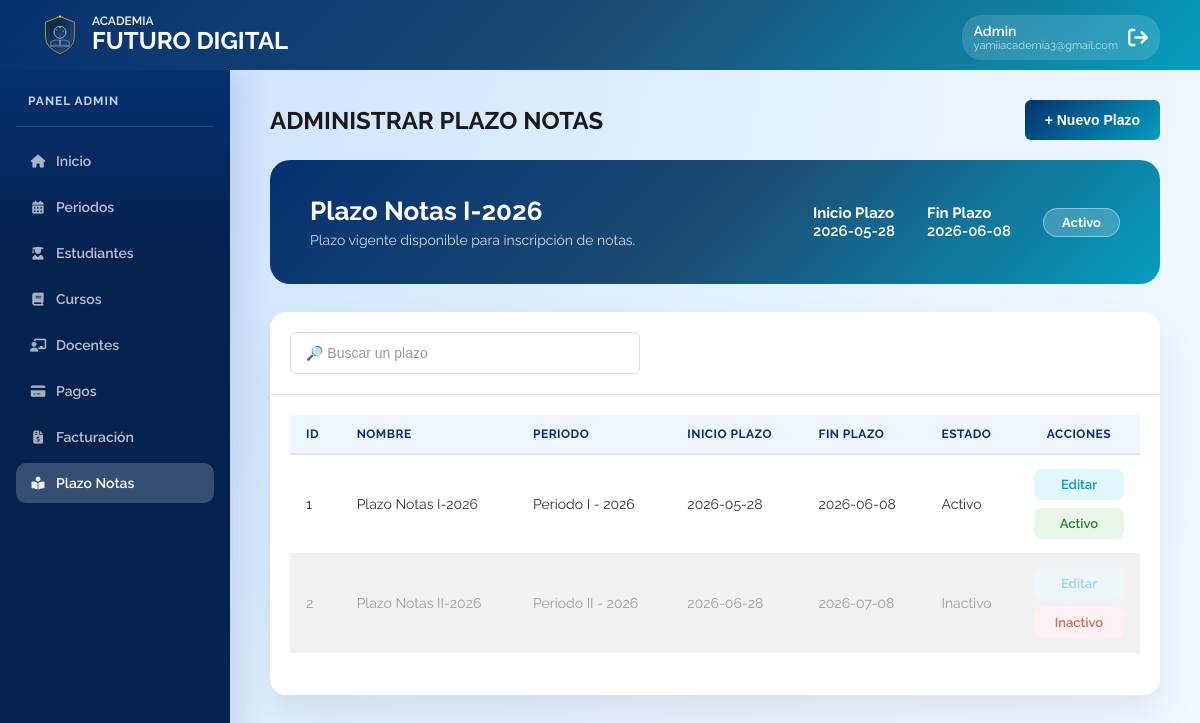
Page /admin-plazo.php (signed in) on the earlier database version.
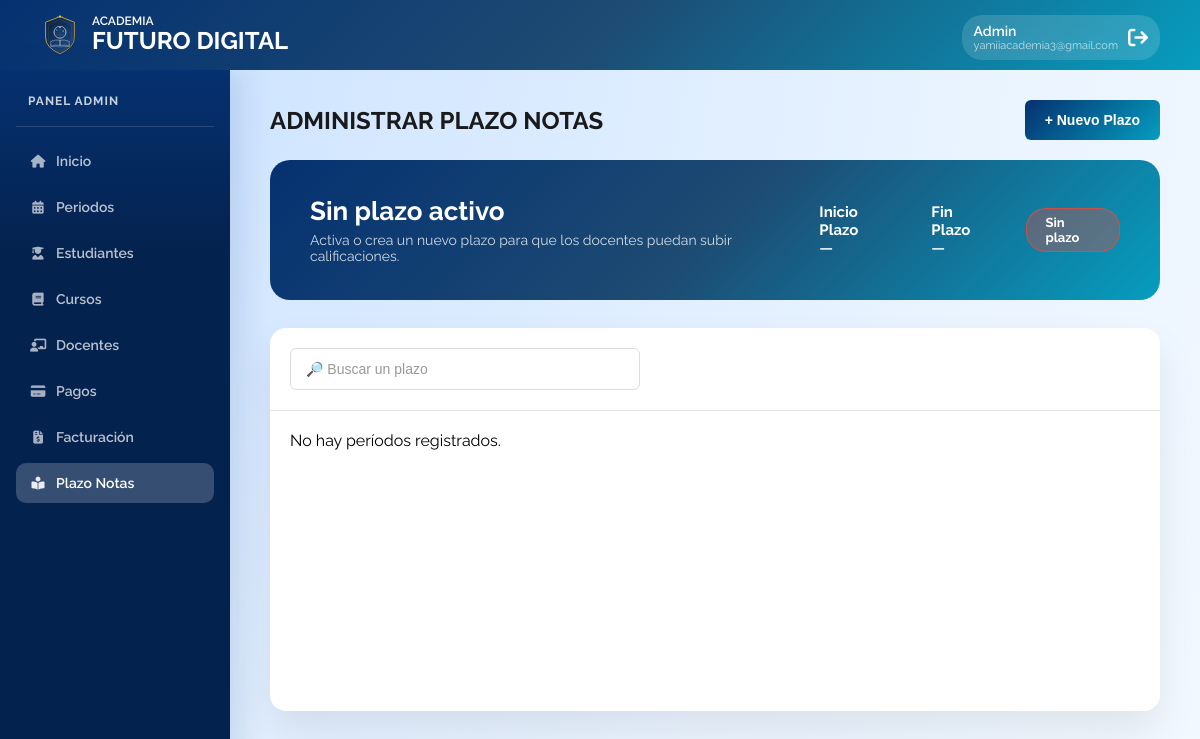
Same page on the later database version.
### tables this page shows
CREATE TABLE `PlazoNotas` (
    `id` int PRIMARY KEY NOT NULL AUTO_INCREMENT,
    `idPeriodo` int NOT NULL,
    `nombre` varchar(100) NOT NULL,
    `plazoInicio` date NOT NULL,
    `plazoFin` date NOT NULL,
    `estado` tinyint(1) DEFAULT '0',
    CONSTRAINT `fk_plazo_periodo` FOREIGN KEY (`idPeriodo`) REFERENCES `PeriodoInscripcion` (`id`)
);

CREATE TABLE `PeriodoInscripcion` (
    `id` int PRIMARY KEY NOT NULL AUTO_INCREMENT,
    `nombre` varchar(100) NOT NULL,
    `fechaInicio` date NOT NULL,
    `fechaFin` date NOT NULL,
    `fechaInicioCiclo` DATE NOT NULL,
    `fechaFinCiclo` DATE NOT NULL,
    `estado` tinyint(1) DEFAULT '0'
);

### admin-plazo.php (the view, shortened to what this page needs)
<?php
include('includes/conexion.php');
$columnasPlazo = [];
$resColumnas = mysqli_query($conexion, "SHOW COLUMNS FROM plazoNotas");
if ($resColumnas) {
    while ($columna = mysqli_fetch_assoc($resColumnas)) {
        $columnasPlazo[] = $columna['Field'];
    }
}
$tienePlazo = in_array('plazoInicio', $columnasPlazo, true) && in_array('plazoFin', $columnasPlazo, true);
$selectPlazo = $tienePlazo ? ', plazoInicio, plazoFin' : ", NULL AS plazoInicio, NULL AS plazoFin";
$sql_activo = "SELECT idPeriodo, nombre, plazoInicio, plazoFin, estado $selectPlazo
               FROM plazoNotas
               WHERE estado = 1
               LIMIT 1";
$result_activo = mysqli_query($conexion, $sql_activo);
$plazo_activo = mysqli_fetch_assoc($result_activo);
?>
<!DOCTYPE html>
<html lang="es">
<head>
    <link rel="stylesheet" href="https://cdnjs.cloudflare.com/ajax/libs/font-awesome/6.4.0/css/all.min.css">
    <link rel="stylesheet" href="css/stylesAdmin.css">
</head>
<body class="raleway-all">
    <header class="header">
        <div class="logo">
            <img src="img/logo.svg" alt="Logo Academia Futuro Digital" class="logo">
            <div class="logo-text">
                <span class="logo-small">ACADEMIA</span>
                <span class="logo-big">FUTURO DIGITAL</span>
            </div>
        </div>
        <nav class="nav">
            <a href="./admin-inicio.php" class="btn-nav">Inicio</a>
            <a href="./admin-periodos.php" class="btn-nav">Periodos</a>
            <a href="./admin-estudiantes.php" class="btn-nav">Estudiantes</a>
            <a href="./admin-cursos.php" class="btn-nav">Cursos</a>
            <a href="./admin-docentes.php" class="btn-nav">Docentes</a>
            <a href="./admin-pagos.php" class="btn-nav">Pagos</a>
            <a href="./admin-facturacion.php" class="btn-nav">Facturación</a>
            <a href="./admin-plazo.php" class="btn-nav active">Plazo Notas</a>
            <a href="includes/logout.php" style="text-decoration:none;">
                <div class="user-profile">
                    <div class="user-info">
                        <span class="user-role">Admin</span>
                        <span class="user-email"><?php echo $_SESSION["usuario"]; ?></span>
                    </div>
                    <i class="fas fa-arrow-right-from-bracket logout-icon"></i>
                </div>
            </a>
        </nav>
    </header>
    <main class="main">
        <div class="page-header">
            <h1 class="titulo">ADMINISTRAR PLAZO NOTAS</h1>
            <button class="btn-nuevo">+ Nuevo Plazo</button>
        </div>
        <div class="banner">
            <div class="banner-texto">
                <h1><?php echo $plazo_activo ? htmlspecialchars($plazo_activo['nombre']) : 'Sin plazo activo'; ?></h1>
                <p>
                    <?php if ($plazo_activo): ?>
                        Plazo vigente disponible para inscripción de notas.
                    <?php else: ?>
                        Activa o crea un nuevo plazo para que los docentes puedan subir calificaciones.
                    <?php endif; ?>
                </p>
            </div>
            <div class="plazo-info">
                <div class="plazo-fechas">
                    <div>
                        <p><strong>Inicio Plazo </strong><br>
                            <?php echo $plazo_activo ? htmlspecialchars($plazo_activo['plazoInicio']) : '—'; ?>
                        </p>
                    </div>
                    <div>
                        <p><strong>Fin Plazo </strong><br>
                            <?php echo $plazo_activo ? htmlspecialchars($plazo_activo['plazoFin']) : '—'; ?>
                        </p>
                    </div>
                </div>
                <?php
                    $estadoTexto = $plazo_activo ? 'Activo' : 'Sin plazo';
                    $estadoClase = $plazo_activo ? 'activo' : 'sin-plazo';
                ?>
                <span class="estado-plazo <?php echo $estadoClase; ?>">
                    <?php echo $estadoTexto; ?>
                </span>
            </div>
        </div>
        <div class="card">
            <div class="toolbar">
                <input type="text" id="buscador-plazo" placeholder="🔎 Buscar un plazo" class="input-buscar">
            </div>
            <div class="tabla-placeholder">
                <?php include('mostrar-tabla-plazos.php'); ?>
            </div>
        </div>
    </main>
</body>
</html>

### mostrar-tabla-plazos.php
<?php
include('includes/conexion.php');
$columnasPlazo = [];
$resColumnas = mysqli_query($conexion, "SHOW COLUMNS FROM PlazoNotas");
if ($resColumnas) {
    while ($columna = mysqli_fetch_assoc($resColumnas)) {
        $columnasPlazo[] = $columna['Field'];
    }
}
$tienePlazo = in_array('plazoInicio', $columnasPlazo, true) && in_array('plazoFin', $columnasPlazo, true);
$selectPlazo = $tienePlazo ? ', pn.plazoInicio, pn.plazoFin' : ", NULL AS plazoInicio, NULL AS plazoFin";
$sql = "SELECT pn.id, pn.idPeriodo, pn.nombre, pi.nombre AS periodo_nombre, pn.estado $selectPlazo
        FROM PlazoNotas pn
        INNER JOIN PeriodoInscripcion pi ON pn.idPeriodo = pi.id
        ORDER BY pn.estado DESC, pn.id DESC";
$resultado = mysqli_query($conexion, $sql);
if (mysqli_num_rows($resultado) > 0):
?>
<table class="data-table mobile-cards">
    <thead>
        <tr>
            <th>ID</th>
            <th>Nombre</th>
            <th>Periodo</th>
            <th>Inicio plazo</th>
            <th>Fin plazo</th>
            <th>Estado</th>
            <th>Acciones</th>
        </tr>
    </thead>
    <tbody>
        <?php while($p = mysqli_fetch_assoc($resultado)):
            $esActivo = ($p['estado'] == 1);
        ?>
        <tr data-id="<?php echo $p['id']; ?>">
            <td data-label="ID"><?php echo $p['id']; ?></td>
            <td data-label="Nombre"><?php echo htmlspecialchars($p['nombre']); ?></td>
            <td data-label="Periodo"><?php echo htmlspecialchars($p['periodo_nombre']); ?></td>
            <td data-label="Inicio plazo"><?php echo htmlspecialchars($p['plazoInicio']); ?></td>
            <td data-label="Fin plazo"><?php echo htmlspecialchars($p['plazoFin']); ?></td>
            <td data-label="Estado">
                <?php echo $esActivo ? 'Activo' : 'Inactivo'; ?>
            </td>
            <td data-label="Acciones" class="acciones-cell">
                <div class="acciones-texto">
                    <a
                        href="#"
                        class="link-accion abrir-modal-plazo"
                        data-id="<?php echo $p['id']; ?>"
                        data-nombre="<?php echo htmlspecialchars($p['nombre']); ?>"
                        data-idperiodo="<?php echo $p['idPeriodo']; ?>"
                        data-plazo-inicio="<?php echo htmlspecialchars($p['plazoInicio']); ?>"
                        data-plazo-fin="<?php echo htmlspecialchars($p['plazoFin']); ?>"
                        onclick="return false;"
                    >
                        Editar
                    </a>
                    <a
                        href="#"
                        class="link-accion btn-toggle-estado <?php echo $esActivo ? 'estado-activo' : 'estado-inactivo'; ?>"
                    >
                        <?php echo $esActivo ? 'Activo' : 'Inactivo'; ?>
                    </a>
                </div>
            </td>
        </tr>
        <?php endwhile; ?>
    </tbody>
</table>
<?php else: ?>
    <div class="mensaje-vacio">No hay períodos registrados.</div>
<?php endif; ?>

Differences in the rows shown:
removed plazonotas: nombre "Plazo Notas I-2026", plazoInicio "2026-05-28", plazoFin "2026-06-08", id "1", idPeriodo.nombre "Periodo I - 2026", estado "Activo"
removed plazonotas: id "2", nombre "Plazo Notas II-2026", idPeriodo.nombre "Periodo II - 2026", plazoInicio "2026-06-28", plazoFin "2026-07-08", estado "Inactivo"
Other differences:
$estadoTexto: "Activo" → "Sin plazo"
text no longer shown: "Plazo vigente disponible para inscripción de notas. ID NOMBRE PERIODO INICIO PLAZO FIN PLAZO ESTADO ACCIONES"
text now shown: "Sin plazo activo Activa o crea un nuevo plazo para que los docentes puedan subir calificaciones. — — No hay períodos registrados."
